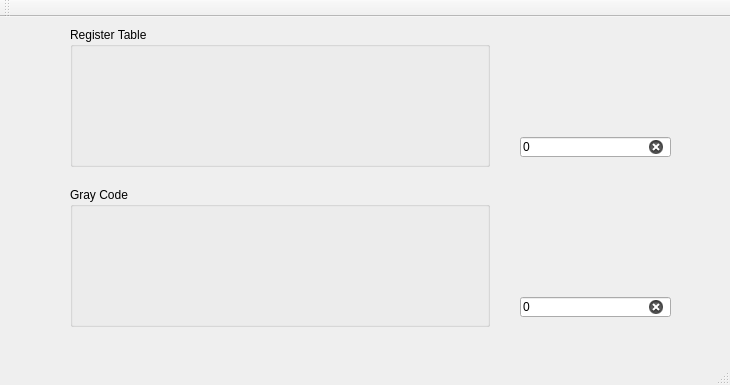
<?xml version="1.0" encoding="UTF-8"?>
<ui version="4.0">
 <class>MainWindow</class>
 <widget class="QMainWindow" name="MainWindow">
  <property name="geometry">
   <rect>
    <x>0</x>
    <y>0</y>
    <width>730</width>
    <height>385</height>
   </rect>
  </property>
  <property name="windowTitle">
   <string>MainWindow</string>
  </property>
  <widget class="QWidget" name="centralWidget">
   <widget class="QGroupBox" name="groupBox_GrayCode">
    <property name="geometry">
     <rect>
      <x>70</x>
      <y>170</y>
      <width>420</width>
      <height>140</height>
     </rect>
    </property>
    <property name="contextMenuPolicy">
     <enum>Qt::NoContextMenu</enum>
    </property>
    <property name="title">
     <string>Gray Code</string>
    </property>
    <layout class="QVBoxLayout" name="verticalLayout_8">
     <property name="spacing">
      <number>0</number>
     </property>
     <property name="leftMargin">
      <number>0</number>
     </property>
     <property name="topMargin">
      <number>0</number>
     </property>
     <property name="rightMargin">
      <number>0</number>
     </property>
     <property name="bottomMargin">
      <number>0</number>
     </property>
     <item>
      <layout class="QVBoxLayout" name="verticalLayout_GrayCode_High15bit">
       <property name="spacing">
        <number>0</number>
       </property>
       <item>
        <layout class="QHBoxLayout" name="horizontalLayout_GrayCode_High15bit_label">
         <property name="spacing">
          <number>0</number>
         </property>
        </layout>
       </item>
       <item>
        <layout class="QHBoxLayout" name="horizontalLayout_GrayCode_High15bit_btn">
         <property name="spacing">
          <number>0</number>
         </property>
        </layout>
       </item>
      </layout>
     </item>
     <item>
      <layout class="QVBoxLayout" name="verticalLayout_GrayCode_Low15bit">
       <property name="spacing">
        <number>0</number>
       </property>
       <item>
        <layout class="QHBoxLayout" name="horizontalLayout_GrayCode_Low15bit_label">
         <property name="spacing">
          <number>0</number>
         </property>
        </layout>
       </item>
       <item>
        <layout class="QHBoxLayout" name="horizontalLayout_GrayCode_Low15bit_btn">
         <property name="spacing">
          <number>0</number>
         </property>
        </layout>
       </item>
      </layout>
     </item>
    </layout>
   </widget>
   <widget class="QGroupBox" name="groupBox_Register_Table">
    <property name="geometry">
     <rect>
      <x>70</x>
      <y>10</y>
      <width>420</width>
      <height>140</height>
     </rect>
    </property>
    <property name="contextMenuPolicy">
     <enum>Qt::NoContextMenu</enum>
    </property>
    <property name="title">
     <string>Register Table</string>
    </property>
    <layout class="QVBoxLayout" name="verticalLayout_7">
     <property name="spacing">
      <number>0</number>
     </property>
     <property name="leftMargin">
      <number>0</number>
     </property>
     <property name="topMargin">
      <number>0</number>
     </property>
     <property name="rightMargin">
      <number>0</number>
     </property>
     <property name="bottomMargin">
      <number>0</number>
     </property>
     <item>
      <layout class="QVBoxLayout" name="verticalLayout_Reg_High15bit">
       <property name="spacing">
        <number>0</number>
       </property>
       <item>
        <layout class="QHBoxLayout" name="horizontalLayout_Reg_High15bit_label">
         <property name="spacing">
          <number>0</number>
         </property>
        </layout>
       </item>
       <item>
        <layout class="QHBoxLayout" name="horizontalLayout_Reg_High15bit_btn">
         <property name="spacing">
          <number>0</number>
         </property>
        </layout>
       </item>
      </layout>
     </item>
     <item>
      <layout class="QVBoxLayout" name="verticalLayout_Reg_Low15bit">
       <property name="spacing">
        <number>0</number>
       </property>
       <item>
        <layout class="QHBoxLayout" name="horizontalLayout_Reg_Low15bit_label">
         <property name="spacing">
          <number>0</number>
         </property>
        </layout>
       </item>
       <item>
        <layout class="QHBoxLayout" name="horizontalLayout_Reg_Low15bit_btn">
         <property name="spacing">
          <number>0</number>
         </property>
        </layout>
       </item>
      </layout>
     </item>
    </layout>
   </widget>
   <widget class="QLineEdit" name="le_RegisterTable_Value">
    <property name="geometry">
     <rect>
      <x>520</x>
      <y>120</y>
      <width>151</width>
      <height>20</height>
     </rect>
    </property>
    <property name="text">
     <string>0</string>
    </property>
    <property name="clearButtonEnabled">
     <bool>true</bool>
    </property>
   </widget>
   <widget class="QLineEdit" name="le_GrayCode_Value">
    <property name="geometry">
     <rect>
      <x>520</x>
      <y>280</y>
      <width>151</width>
      <height>20</height>
     </rect>
    </property>
    <property name="text">
     <string>0</string>
    </property>
    <property name="clearButtonEnabled">
     <bool>true</bool>
    </property>
   </widget>
  </widget>
  <widget class="QMenuBar" name="menuBar">
   <property name="geometry">
    <rect>
     <x>0</x>
     <y>0</y>
     <width>730</width>
     <height>23</height>
    </rect>
   </property>
  </widget>
  <widget class="QToolBar" name="mainToolBar">
   <attribute name="toolBarArea">
    <enum>TopToolBarArea</enum>
   </attribute>
   <attribute name="toolBarBreak">
    <bool>false</bool>
   </attribute>
  </widget>
  <widget class="QStatusBar" name="statusBar"/>
 </widget>
 <layoutdefault spacing="6" margin="11"/>
 <resources/>
 <connections/>
</ui>
